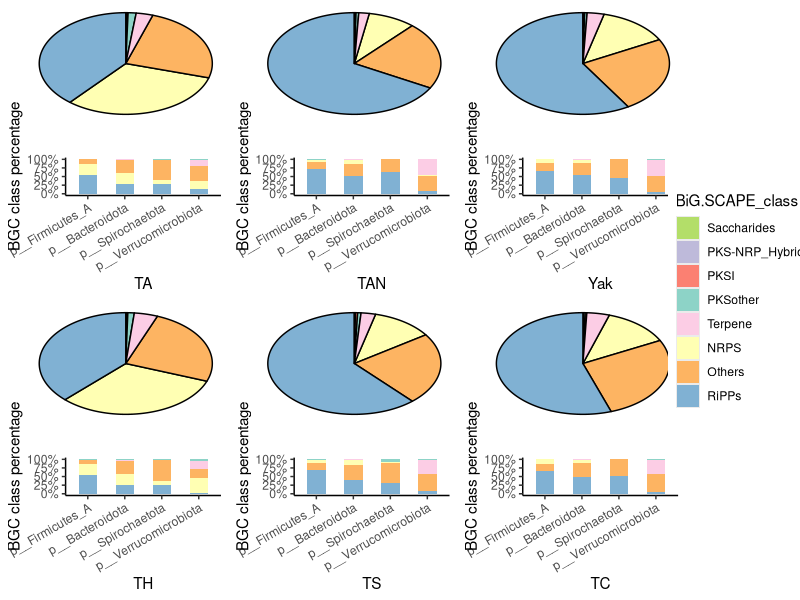

Reproduce this figure in R.
# Supplementary Fig. 4. Predicted biosynthetic genes from the SGBs catalogs of the six host species.
library(tidyr)
library(ggplot2)
library(scales)
library(RColorBrewer)
library(dplyr)
#install.packages('ggforce')
library(ggforce)
library(ggpubr)

TAN_BGC_data <- read.csv("0.data/TAN_BGC.csv")
TS_BGC_data <- read.csv("0.data/TS_BGC.csv")
Yak_BGC_data <- read.csv("0.data/Yak_BGC.csv")
TC_BGC_data <- read.csv("0.data/TC_BGC.csv")
TA_BGC_data <- read.csv("0.data/TA_BGC.csv")
TH_BGC_data <- read.csv("0.data/TH_BGC.csv")
All_SGBs_annotation <- read.csv("0.data/TableS3_SGBs_summary.csv")
All_SGBs_annotation <- All_SGBs_annotation[,c(9,21)]

## TAN
# All 饼图
TAN_BGC_class <- as.data.frame(table(TAN_BGC_data$BiG.SCAPE_class))
colnames(TAN_BGC_class) <- c("BGC_class", "TAN")
TAN_BGC_class <- TAN_BGC_class[order(TAN_BGC_class$TAN),]
p_TAN_all <- ggplot()+
  theme(panel.grid.major = element_blank(),
        panel.grid.minor = element_blank(),
        axis.ticks = element_blank(), 
        axis.text.y = element_blank(),
        axis.text.x = element_blank(),
        legend.title=element_blank(), 
        panel.border = element_blank(),
        panel.background = element_blank()) +
  xlab("") + ylab('') +
  scale_fill_manual(values = c("NRPS" = "#ffffb3", "Others" = "#fdb462", "PKS-NRP_Hybrids" = "#bebada", 
                                        "PKSI" = "#fb8072", "PKSother" = "#8dd3c7", "RiPPs" = "#80b1d3",
                                        "Saccharides" = "#b3de69", "Terpene" = "#fccde5"))+
  geom_arc_bar(data=TAN_BGC_class,
               stat = "pie",
               aes(x0=0,y0=0,r0=0,r=2,
                   amount = TAN, fill = BGC_class))+
  theme(legend.position = "none")
# four phylum 柱状图
TAN_BGC_data_new <- separate(TAN_BGC_data, BGC_ID, into = c("BGC_ID","tmp"), sep = ".fa")
TAN_BGC_data_new$BGC_ID <- paste(TAN_BGC_data_new$BGC_ID, '.fa', sep="") 
TAN_BGC_data_annotation <- merge(TAN_BGC_data_new, All_SGBs_annotation, 
                                 by.x = "BGC_ID", by.y = "Representative_genome")
#write.csv(TAN_BGC_data_annotation, file = "TAN_BGC_data_annotation.csv")
TAN_BGC_data_annotation_4phylum <- TAN_BGC_data_annotation[which((TAN_BGC_data_annotation$GTDB_phylum=="p__Firmicutes_A")|(TAN_BGC_data_annotation$GTDB_phylum=="p__Bacteroidota")|(TAN_BGC_data_annotation$GTDB_phylum=="p__Spirochaetota")|(TAN_BGC_data_annotation$GTDB_phylum=="p__Verrucomicrobiota")),]
TAN_BGC_data_annotation_4phylum$GTDB_phylum <- factor(TAN_BGC_data_annotation_4phylum$GTDB_phylum, levels = c("p__Firmicutes_A", "p__Bacteroidota", "p__Spirochaetota", "p__Verrucomicrobiota"))
TAN_BGC_data_annotation_4phylum$BiG.SCAPE_class <- factor(TAN_BGC_data_annotation_4phylum$BiG.SCAPE_class, levels = c( "Saccharides","PKS-NRP_Hybrids","PKSI", "PKSother","Terpene","NRPS","Others","RiPPs"))
p_TAN_BGC_class <- ggplot(TAN_BGC_data_annotation_4phylum, aes(x = GTDB_phylum, fill = BiG.SCAPE_class)) +
  geom_bar(position="fill", stat = "count", width = 0.5) + 
  scale_fill_manual(values=c("NRPS" = "#ffffb3", "Others" = "#fdb462", "PKS-NRP_Hybrids" = "#bebada", 
                             "PKSI" = "#fb8072", "PKSother" = "#8dd3c7", "RiPPs" = "#80b1d3",
                             "Saccharides" = "#b3de69", "Terpene" = "#fccde5")) +   
  scale_y_continuous(labels = percent) +   
  labs(x = "TAN",
       y = "BGC class percentage") +
  theme_classic() +
  theme(axis.text.x = element_text(angle = 30, hjust = 1, vjust = 1))+
  theme(legend.position = "none")

p_TAN_BGC <- ggarrange(p_TAN_all, p_TAN_BGC_class, widths = c(1,1), nrow = 2)
#ggsave(p_TAN_BGC, filename = "TAN_BGC.pdf", width = 6, height = 8)

## TS
# All 饼图
TS_BGC_class <- as.data.frame(table(TS_BGC_data$BiG.SCAPE_class))
colnames(TS_BGC_class) <- c("BGC_class", "TS")
TS_BGC_class <- TS_BGC_class[order(TS_BGC_class$TS),]
p_TS_all <- ggplot()+
  theme(panel.grid.major = element_blank(),
        panel.grid.minor = element_blank(),
        axis.ticks = element_blank(), 
        axis.text.y = element_blank(),
        axis.text.x = element_blank(),
        legend.title=element_blank(), 
        panel.border = element_blank(),
        panel.background = element_blank()) +
  xlab("") + ylab('') +
  scale_fill_manual(values = c("NRPS" = "#ffffb3", "Others" = "#fdb462", "PKS-NRP_Hybrids" = "#bebada", 
                               "PKSI" = "#fb8072", "PKSother" = "#8dd3c7", "RiPPs" = "#80b1d3",
                               "Saccharides" = "#b3de69", "Terpene" = "#fccde5"))+
  geom_arc_bar(data=TS_BGC_class,
               stat = "pie",
               aes(x0=0,y0=0,r0=0,r=2,
                   amount = TS, fill = BGC_class))+
  theme(legend.position = "none")
# four phylum 柱状图
TS_BGC_data_new <- separate(TS_BGC_data, BGC_ID, into = c("BGC_ID","tmp"), sep = ".fa")
TS_BGC_data_new$BGC_ID <- paste(TS_BGC_data_new$BGC_ID, '.fa', sep="") 
TS_BGC_data_annotation <- merge(TS_BGC_data_new, All_SGBs_annotation, 
                                by.x = "BGC_ID", by.y = "Representative_genome")
#write.csv(TS_BGC_data_annotation, file = "TS_BGC_data_annotation.csv")
TS_BGC_data_annotation_4phylum <- TS_BGC_data_annotation[which((TS_BGC_data_annotation$GTDB_phylum=="p__Firmicutes_A")|(TS_BGC_data_annotation$GTDB_phylum=="p__Bacteroidota")|(TS_BGC_data_annotation$GTDB_phylum=="p__Spirochaetota")|(TS_BGC_data_annotation$GTDB_phylum=="p__Verrucomicrobiota")),]
TS_BGC_data_annotation_4phylum$GTDB_phylum <- factor(TS_BGC_data_annotation_4phylum$GTDB_phylum, levels = c("p__Firmicutes_A", "p__Bacteroidota", "p__Spirochaetota", "p__Verrucomicrobiota"))
TS_BGC_data_annotation_4phylum$BiG.SCAPE_class <- factor(TS_BGC_data_annotation_4phylum$BiG.SCAPE_class, levels = c( "Saccharides","PKS-NRP_Hybrids","PKSI", "PKSother","Terpene","NRPS","Others","RiPPs"))
p_TS_BGC_class <- ggplot(TS_BGC_data_annotation_4phylum, aes(x = GTDB_phylum, fill = BiG.SCAPE_class)) +
  geom_bar(position="fill", stat = "count", width = 0.5) + 
  scale_fill_manual(values=c("NRPS" = "#ffffb3", "Others" = "#fdb462", "PKS-NRP_Hybrids" = "#bebada", 
                             "PKSI" = "#fb8072", "PKSother" = "#8dd3c7", "RiPPs" = "#80b1d3",
                             "Saccharides" = "#b3de69", "Terpene" = "#fccde5")) +   
  scale_y_continuous(labels = percent) +   
  labs(x = "TS",
       y = "BGC class percentage") +
  theme_classic() +
  theme(axis.text.x = element_text(angle = 30, hjust = 1, vjust = 1))+
  theme(legend.position = "none")

p_TS_BGC <- ggarrange(p_TS_all, p_TS_BGC_class, widths = c(1,1), nrow = 2)


## TC
# All 饼图
TC_BGC_class <- as.data.frame(table(TC_BGC_data$BiG.SCAPE_class))
colnames(TC_BGC_class) <- c("BGC_class", "TC")
TC_BGC_class <- TC_BGC_class[order(TC_BGC_class$TC),]
p_TC_all <- ggplot()+
  theme(panel.grid.major = element_blank(),
        panel.grid.minor = element_blank(),
        axis.ticks = element_blank(), 
        axis.text.y = element_blank(),
        axis.text.x = element_blank(),
        legend.title=element_blank(), 
        panel.border = element_blank(),
        panel.background = element_blank()) +
  xlab("") + ylab('') +
  scale_fill_manual(values = c("NRPS" = "#ffffb3", "Others" = "#fdb462", "PKS-NRP_Hybrids" = "#bebada", 
                               "PKSI" = "#fb8072", "PKSother" = "#8dd3c7", "RiPPs" = "#80b1d3",
                               "Saccharides" = "#b3de69", "Terpene" = "#fccde5"))+
  geom_arc_bar(data=TC_BGC_class,
               stat = "pie",
               aes(x0=0,y0=0,r0=0,r=2,
                   amount = TC, fill = BGC_class))+
  theme(legend.position = "none")
# four phylum 柱状图
TC_BGC_data_new <- separate(TC_BGC_data, BGC_ID, into = c("BGC_ID","tmp"), sep = ".fa")
TC_BGC_data_new$BGC_ID <- paste(TC_BGC_data_new$BGC_ID, '.fa', sep="") 
TC_BGC_data_annotation <- merge(TC_BGC_data_new, All_SGBs_annotation, 
                                by.x = "BGC_ID", by.y = "Representative_genome")
#write.csv(TC_BGC_data_annotation, file = "TC_BGC_data_annotation.csv")
TC_BGC_data_annotation_4phylum <- TC_BGC_data_annotation[which((TC_BGC_data_annotation$GTDB_phylum=="p__Firmicutes_A")|(TC_BGC_data_annotation$GTDB_phylum=="p__Bacteroidota")|(TC_BGC_data_annotation$GTDB_phylum=="p__Spirochaetota")|(TC_BGC_data_annotation$GTDB_phylum=="p__Verrucomicrobiota")),]
TC_BGC_data_annotation_4phylum$GTDB_phylum <- factor(TC_BGC_data_annotation_4phylum$GTDB_phylum, levels = c("p__Firmicutes_A", "p__Bacteroidota", "p__Spirochaetota", "p__Verrucomicrobiota"))
TC_BGC_data_annotation_4phylum$BiG.SCAPE_class <- factor(TC_BGC_data_annotation_4phylum$BiG.SCAPE_class, levels = c("PKS-NRP_Hybrids","PKSother","PKSI", "Terpene","NRPS","Others","RiPPs"))
p_TC_BGC_class <- ggplot(TC_BGC_data_annotation_4phylum, aes(x = GTDB_phylum, fill = BiG.SCAPE_class)) +
  geom_bar(position="fill", stat = "count", width = 0.5) + 
  scale_fill_manual(values=c("NRPS" = "#ffffb3", "Others" = "#fdb462", "PKS-NRP_Hybrids" = "#bebada", 
                             "PKSI" = "#fb8072", "PKSother" = "#8dd3c7", "RiPPs" = "#80b1d3",
                             "Saccharides" = "#b3de69", "Terpene" = "#fccde5")) +   
  scale_y_continuous(labels = percent) +   
  labs(x = "TC",
       y = "BGC class percentage") +
  theme_classic() +
  theme(axis.text.x = element_text(angle = 30, hjust = 1, vjust = 1))+
  theme(legend.position = "none")

p_TC_BGC <- ggarrange(p_TC_all, p_TC_BGC_class, widths = c(1,1), nrow = 2)


## TA
# All 饼图
TA_BGC_class <- as.data.frame(table(TA_BGC_data$BiG.SCAPE_class))
colnames(TA_BGC_class) <- c("BGC_class", "TA")
TA_BGC_class <- TA_BGC_class[order(TA_BGC_class$TA),]
p_TA_all <- ggplot()+
  theme(panel.grid.major = element_blank(),
        panel.grid.minor = element_blank(),
        axis.ticks = element_blank(), 
        axis.text.y = element_blank(),
        axis.text.x = element_blank(),
        legend.title=element_blank(), 
        panel.border = element_blank(),
        panel.background = element_blank()) +
  xlab("") + ylab('') +
  scale_fill_manual(values = c("NRPS" = "#ffffb3", "Others" = "#fdb462", "PKS-NRP_Hybrids" = "#bebada", 
                               "PKSI" = "#fb8072", "PKSother" = "#8dd3c7", "RiPPs" = "#80b1d3",
                               "Saccharides" = "#b3de69", "Terpene" = "#fccde5"))+
  geom_arc_bar(data=TA_BGC_class,
               stat = "pie",
               aes(x0=0,y0=0,r0=0,r=2,
                   amount = TA, fill = BGC_class))+
  theme(legend.position = "none")
# four phylum 柱状图
TA_BGC_data_new <- separate(TA_BGC_data, BGC_ID, into = c("BGC_ID","tmp"), sep = ".fa")
TA_BGC_data_new$BGC_ID <- paste(TA_BGC_data_new$BGC_ID, '.fa', sep="") 
TA_BGC_data_annotation <- merge(TA_BGC_data_new, All_SGBs_annotation, 
                                by.x = "BGC_ID", by.y = "Representative_genome")
#write.csv(TA_BGC_data_annotation, file = "TA_BGC_data_annotation.csv")
TA_BGC_data_annotation_4phylum <- TA_BGC_data_annotation[which((TA_BGC_data_annotation$GTDB_phylum=="p__Firmicutes_A")|(TA_BGC_data_annotation$GTDB_phylum=="p__Bacteroidota")|(TA_BGC_data_annotation$GTDB_phylum=="p__Spirochaetota")|(TA_BGC_data_annotation$GTDB_phylum=="p__Verrucomicrobiota")),]
TA_BGC_data_annotation_4phylum$GTDB_phylum <- factor(TA_BGC_data_annotation_4phylum$GTDB_phylum, levels = c("p__Firmicutes_A", "p__Bacteroidota", "p__Spirochaetota", "p__Verrucomicrobiota"))
TA_BGC_data_annotation_4phylum$BiG.SCAPE_class <- factor(TA_BGC_data_annotation_4phylum$BiG.SCAPE_class, levels = c("PKS-NRP_Hybrids","PKSI", "PKSother","Terpene","Others","NRPS","RiPPs"))
p_TA_BGC_class <- ggplot(TA_BGC_data_annotation_4phylum, aes(x = GTDB_phylum, fill = BiG.SCAPE_class)) +
  geom_bar(position="fill", stat = "count", width = 0.5) + 
  scale_fill_manual(values=c("NRPS" = "#ffffb3", "Others" = "#fdb462", "PKS-NRP_Hybrids" = "#bebada", 
                             "PKSI" = "#fb8072", "PKSother" = "#8dd3c7", "RiPPs" = "#80b1d3",
                             "Saccharides" = "#b3de69", "Terpene" = "#fccde5")) +   
  scale_y_continuous(labels = percent) +   
  labs(x = "TA",
       y = "BGC class percentage") +
  theme_classic() +
  theme(axis.text.x = element_text(angle = 30, hjust = 1, vjust = 1))+
  theme(legend.position = "none")

p_TA_BGC <- ggarrange(p_TA_all, p_TA_BGC_class, widths = c(1,1), nrow = 2)

## Yak
# All 饼图
Yak_BGC_class <- as.data.frame(table(Yak_BGC_data$BiG.SCAPE_class))
colnames(Yak_BGC_class) <- c("BGC_class", "Yak")
Yak_BGC_class <- Yak_BGC_class[order(Yak_BGC_class$Yak),]
p_Yak_all <- ggplot()+
  theme(panel.grid.major = element_blank(),
        panel.grid.minor = element_blank(),
        axis.ticks = element_blank(), 
        axis.text.y = element_blank(),
        axis.text.x = element_blank(),
        legend.title=element_blank(), 
        panel.border = element_blank(),
        panel.background = element_blank()) +
  xlab("") + ylab('') +
  scale_fill_manual(values = c("NRPS" = "#ffffb3", "Others" = "#fdb462", "PKS-NRP_Hybrids" = "#bebada", 
                               "PKSI" = "#fb8072", "PKSother" = "#8dd3c7", "RiPPs" = "#80b1d3",
                               "Saccharides" = "#b3de69", "Terpene" = "#fccde5"))+
  geom_arc_bar(data=Yak_BGC_class,
               stat = "pie",
               aes(x0=0,y0=0,r0=0,r=2,
                   amount = Yak, fill = BGC_class))+
  theme(legend.position = "none")
# four phylum 柱状图
Yak_BGC_data_new <- separate(Yak_BGC_data, BGC_ID, into = c("BGC_ID","tmp"), sep = ".fa")
Yak_BGC_data_new$BGC_ID <- paste(Yak_BGC_data_new$BGC_ID, '.fa', sep="") 
Yak_BGC_data_annotation <- merge(Yak_BGC_data_new, All_SGBs_annotation, 
                                 by.x = "BGC_ID", by.y = "Representative_genome")
#write.csv(Yak_BGC_data_annotation, file = "Yak_BGC_data_annotation.csv")
Yak_BGC_data_annotation_4phylum <- Yak_BGC_data_annotation[which((Yak_BGC_data_annotation$GTDB_phylum=="p__Firmicutes_A")|(Yak_BGC_data_annotation$GTDB_phylum=="p__Bacteroidota")|(Yak_BGC_data_annotation$GTDB_phylum=="p__Spirochaetota")|(Yak_BGC_data_annotation$GTDB_phylum=="p__Verrucomicrobiota")),]
Yak_BGC_data_annotation_4phylum$GTDB_phylum <- factor(Yak_BGC_data_annotation_4phylum$GTDB_phylum, levels = c("p__Firmicutes_A", "p__Bacteroidota", "p__Spirochaetota", "p__Verrucomicrobiota"))
Yak_BGC_data_annotation_4phylum$BiG.SCAPE_class <- factor(Yak_BGC_data_annotation_4phylum$BiG.SCAPE_class, levels = c( "Saccharides","PKS-NRP_Hybrids","PKSI", "PKSother","Terpene","NRPS","Others","RiPPs"))
p_Yak_BGC_class <- ggplot(Yak_BGC_data_annotation_4phylum, aes(x = GTDB_phylum, fill = BiG.SCAPE_class)) +
  geom_bar(position="fill", stat = "count", width = 0.5) + 
  scale_fill_manual(values=c("NRPS" = "#ffffb3", "Others" = "#fdb462", "PKS-NRP_Hybrids" = "#bebada", 
                             "PKSI" = "#fb8072", "PKSother" = "#8dd3c7", "RiPPs" = "#80b1d3",
                             "Saccharides" = "#b3de69", "Terpene" = "#fccde5")) +   
  scale_y_continuous(labels = percent) +   
  labs(x = "Yak",
       y = "BGC class percentage") +
  theme_classic() +
  theme(axis.text.x = element_text(angle = 30, hjust = 1, vjust = 1))+
  theme(legend.position = "none")

p_Yak_BGC <- ggarrange(p_Yak_all, p_Yak_BGC_class, widths = c(1,1), nrow = 2)


## TH
# All 饼图
TH_BGC_class <- as.data.frame(table(TH_BGC_data$BiG.SCAPE_class))
colnames(TH_BGC_class) <- c("BGC_class", "TH")
TH_BGC_class <- TH_BGC_class[order(TH_BGC_class$TH),]
p_TH_all <- ggplot()+
  theme(panel.grid.major = element_blank(),
        panel.grid.minor = element_blank(),
        axis.ticks = element_blank(), 
        axis.text.y = element_blank(),
        axis.text.x = element_blank(),
        legend.title=element_blank(), 
        panel.border = element_blank(),
        panel.background = element_blank()) +
  xlab("") + ylab('') +
  scale_fill_manual(values = c("NRPS" = "#ffffb3", "Others" = "#fdb462", "PKS-NRP_Hybrids" = "#bebada", 
                               "PKSI" = "#fb8072", "PKSother" = "#8dd3c7", "RiPPs" = "#80b1d3",
                               "Saccharides" = "#b3de69", "Terpene" = "#fccde5"))+
  geom_arc_bar(data=TH_BGC_class,
               stat = "pie",
               aes(x0=0,y0=0,r0=0,r=2,
                   amount = TH, fill = BGC_class))+
  theme(legend.position = "none")
# four phylum 柱状图
TH_BGC_data_new <- separate(TH_BGC_data, BGC_ID, into = c("BGC_ID","tmp"), sep = ".fa")
TH_BGC_data_new$BGC_ID <- paste(TH_BGC_data_new$BGC_ID, '.fa', sep="") 
TH_BGC_data_annotation <- merge(TH_BGC_data_new, All_SGBs_annotation, 
                                by.x = "BGC_ID", by.y = "Representative_genome")
#write.csv(TH_BGC_data_annotation, file = "TH_BGC_data_annotation.csv")
TH_BGC_data_annotation_4phylum <- TH_BGC_data_annotation[which((TH_BGC_data_annotation$GTDB_phylum=="p__Firmicutes_A")|(TH_BGC_data_annotation$GTDB_phylum=="p__Bacteroidota")|(TH_BGC_data_annotation$GTDB_phylum=="p__Spirochaetota")|(TH_BGC_data_annotation$GTDB_phylum=="p__Verrucomicrobiota")),]
TH_BGC_data_annotation_4phylum$GTDB_phylum <- factor(TH_BGC_data_annotation_4phylum$GTDB_phylum, levels = c("p__Firmicutes_A", "p__Bacteroidota", "p__Spirochaetota", "p__Verrucomicrobiota"))
TH_BGC_data_annotation_4phylum$BiG.SCAPE_class <- factor(TH_BGC_data_annotation_4phylum$BiG.SCAPE_class, levels = c("PKS-NRP_Hybrids","PKSI", "PKSother","Terpene","Others","NRPS","RiPPs"))
p_TH_BGC_class <- ggplot(TH_BGC_data_annotation_4phylum, aes(x = GTDB_phylum, fill = BiG.SCAPE_class)) +
  geom_bar(position="fill", stat = "count", width = 0.5) + 
  scale_fill_manual(values=c("NRPS" = "#ffffb3", "Others" = "#fdb462", "PKS-NRP_Hybrids" = "#bebada", 
                             "PKSI" = "#fb8072", "PKSother" = "#8dd3c7", "RiPPs" = "#80b1d3",
                             "Saccharides" = "#b3de69", "Terpene" = "#fccde5")) +   
  scale_y_continuous(labels = percent) +   
  labs(x = "TH",
       y = "BGC class percentage") +
  theme_classic() +
  theme(axis.text.x = element_text(angle = 30, hjust = 1, vjust = 1))+
  theme(legend.position = "none")

p_TH_BGC <- ggarrange(p_TH_all, p_TH_BGC_class, widths = c(1,1), nrow = 2)

p <- ggplot(TS_BGC_data_annotation_4phylum, aes(x = GTDB_phylum, fill = BiG.SCAPE_class)) +
  geom_bar(position="fill", stat = "count") + 
  scale_fill_manual(values=c("NRPS" = "#ffffb3", "Others" = "#fdb462", "PKS-NRP_Hybrids" = "#bebada", 
                             "PKSI" = "#fb8072", "PKSother" = "#8dd3c7", "RiPPs" = "#80b1d3",
                             "Saccharides" = "#b3de69", "Terpene" = "#fccde5")) 
legend <- get_legend(p)

p_All_BGC <- ggarrange(p_TA_BGC, p_TAN_BGC, p_Yak_BGC, 
                       p_TH_BGC, p_TS_BGC, p_TC_BGC, 
                       widths = c(1,1,1,1,1,1), nrow = 2, ncol = 3)

p_All_BGC_leged <- ggarrange(p_All_BGC, legend,  
                             widths = c(6,1), nrow = 1)

ggsave(p_All_BGC_leged, filename = "p_All_BGC_new.pdf", width = 9, height = 10.3)
